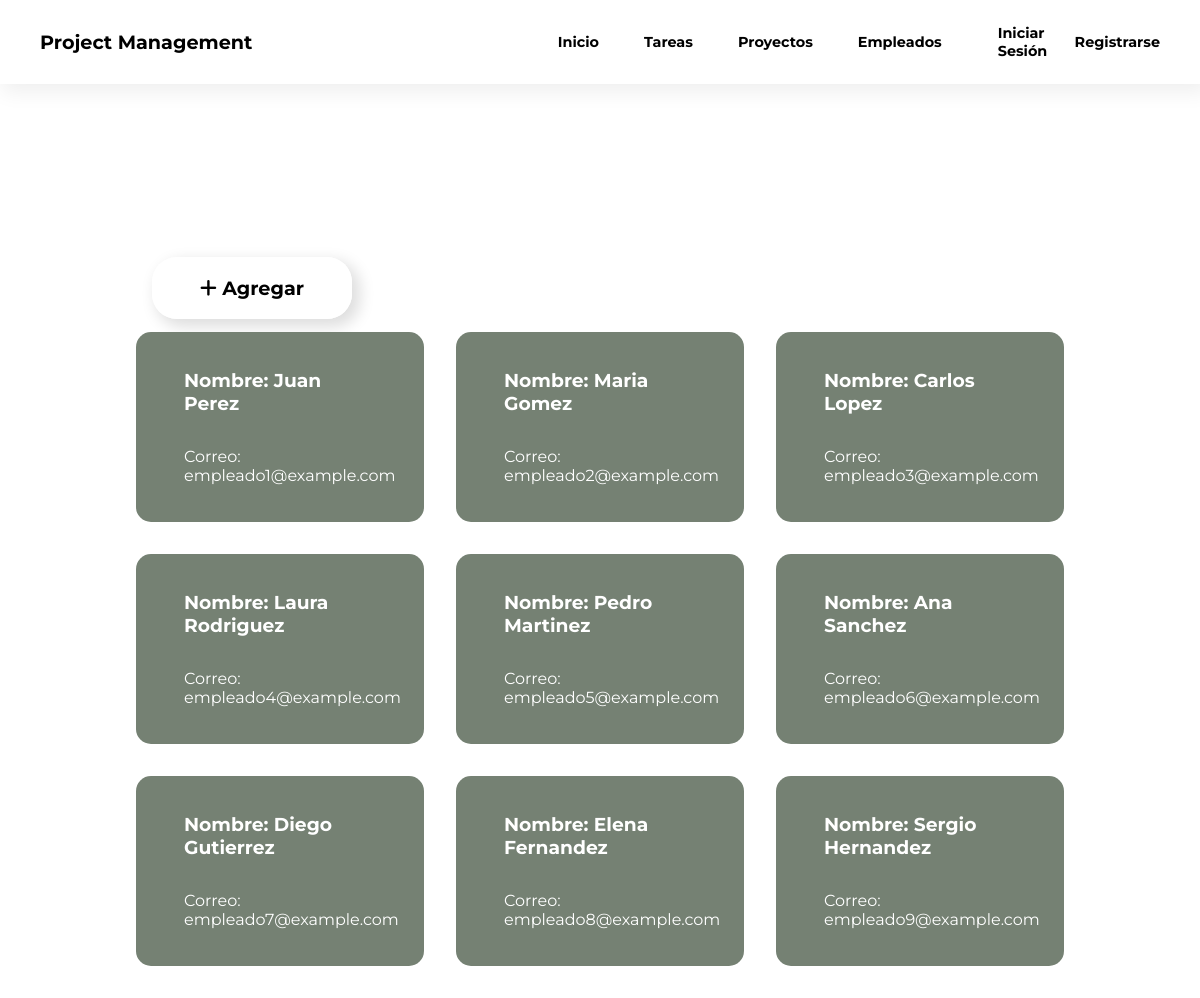
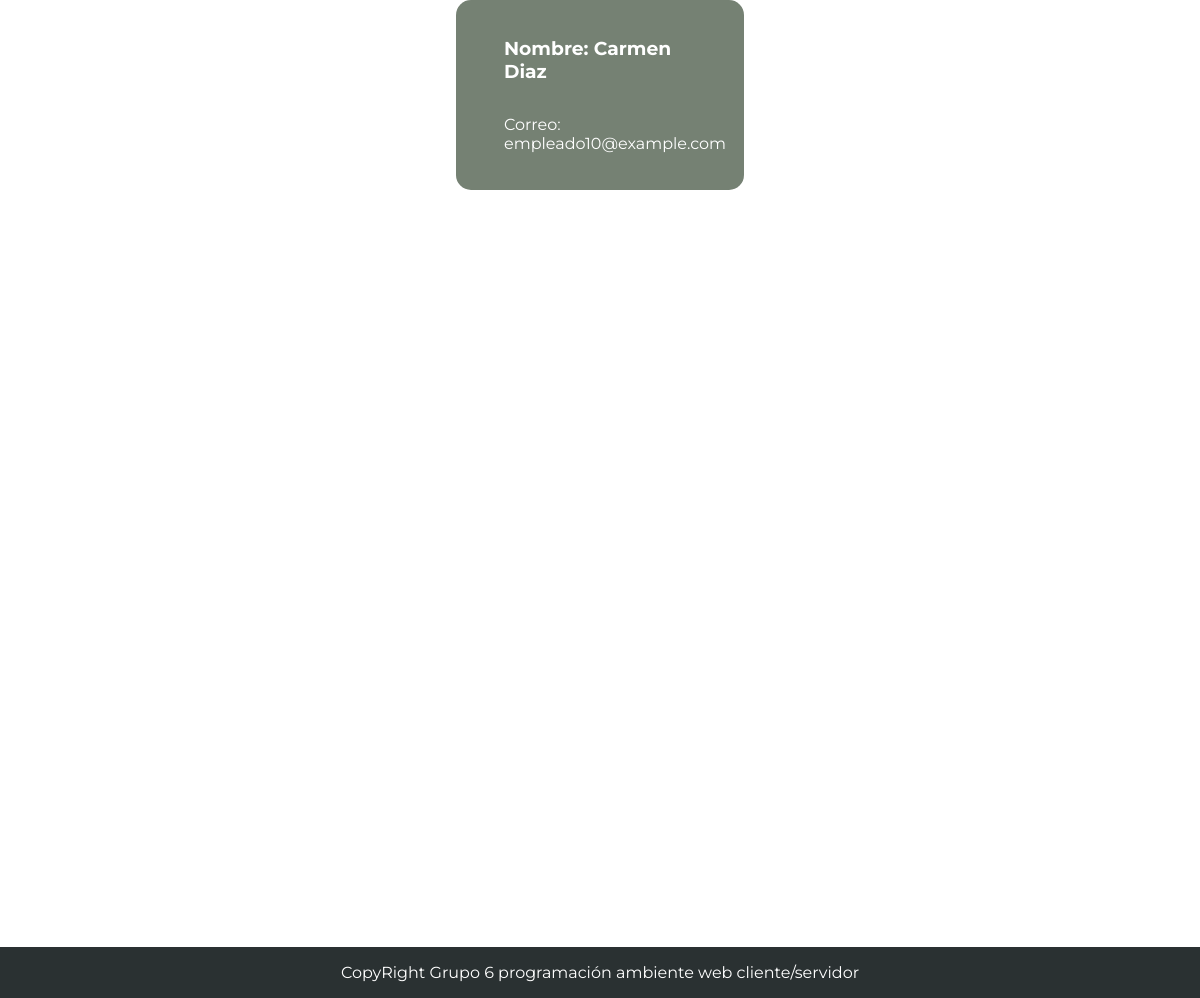
/Views/empleados, run on the app's committed database (2 pictures, top to bottom).
### tables this page shows
CREATE TABLE Empleados (
	id_empleado INT PRIMARY KEY AUTO_INCREMENT,
    correo VARCHAR(45),
    nombre VARCHAR(30),
    apellidos VARCHAR(40),
	activo BOOLEAN,
    fecha_registro DATETIME DEFAULT now()
);

### Models/empleadosModel.php (called while the page is built, shortened)
<?php
    class EmpleadoModel {
        public function ObtenerTodos() {
            $database = OpenDataBase();
            $result = $database->query("SELECT * FROM Empleados");
            $empleados = $result->fetch_all(MYSQLI_ASSOC);
            return $empleados;
        }
    }
?>

### Controllers/empleadosController.php (the view, shortened to what this page needs)
<?php
    include_once(MODELS_PATH . "/empleadosModel.php");
    $empleadoModel = new EmpleadoModel();
    function ObtenerTodos() {
        global $empleadoModel;
        $empleados = $empleadoModel->ObtenerTodos();
        for ($i = 0; $i < count($empleados); $i++) {
            echo '
            <div class="empleado">
                <h3>Nombre: ' . $empleados[$i]["nombre"] . " " . $empleados[$i]["apellidos"] . '</h3>
                <p>Correo: ' . $empleados[$i]["correo"] . '</p>
                <div class="opciones">
                    <a href="' . ROOT . "/Views/empleados?eliminar=" . $empleados[$i]["id_empleado"]  . '" class="delete-empleado">
                        <i class="fa-solid fa-trash"></i>
                    </a>
                    <a href="' . ROOT . "/Views/empleados/agregarEmpleados.php?actualizar=" . $empleados[$i]["id_empleado"]  . '" class="edit-empleado">
                        <i class="fa-solid fa-pen-to-square"></i>
                    </a>
                </div>
            </div>';
        }
    }
?>

### Views/empleados/index.php (shortened to what this page needs)
<?php
    include(VIEWS_PATH . "/layout.php");
    include(CONTORLLERS_PATH . "/empleadosController.php");
 ?>
<!DOCTYPE html>
<html>
    <?php MostrarHead("Empleados")?>
    <body>
        <?php MostrarHeader()?>
        <div class="opciones-empleado">
            <a href="<?php  echo ROOT . "/Views/empleados/agregarEmpleados.php"?>">
                <i class="fa-solid fa-plus"></i>
                Agregar
            </a>
        </div>
        <div class="empleados-container">
            <?php  ObtenerTodos()?>
        </div>
        <?php MostrarFooter()?>
    </body>
</html>

### Views/layout.php (shortened to what this page needs)
<?php
    function MostrarHeader() {
        echo
        '
        <a class="hamburger-menu close">
            <i class="fa-solid fa-bars"></i>
        </a>
        <header class="header">
            <div class="header-container">
                <nav class="header-navbar">
                <ul class="header-navbar-list">
                        <li>
                            <a href="' .  ROOT . "/"  . '" class="">Project Management</a>
                        </li>
                        <li>
                            <a href="#" class="">Inicio</a>
                        </li>
                        <li>
                            <a href="#" class="">Tareas</a>
                        </li>
                        <li>
                            <a href="#" class="">Proyectos</a>
                        </li>
                        <li>
                            <a href="'. ROOT . '/Views/empleados' . '" class="">Empleados</a>
                        </li>
                    </ul>
                    <ul class="sign-in-up">
                        <li>
                            <a href="">Iniciar Sesión</a>
                        </li>
                        <li>
                            <a href="">Registrarse</a>
                        </li>
                    </ul>
                </nav>
            </div>
        </header>
        ';
    }
    function MostrarHead($title) {
        echo '
            <head>
                <meta charset="UTF-8">
                <meta name="viewport" content="width=device-width, initial-scale=1.0">
                <link href="'. ROOT . "/styles/main.css" . '" rel="stylesheet">
                <script src="https://kit.fontawesome.com/686814a22f.js"></script>
                <title>' . $title . '</title>
            </head>';
    }
    function MostrarFooter() {
        echo '
            <footer>
                <p>CopyRight Grupo 6 programación ambiente web cliente/servidor</p>
            </footer>
        ';
    }
?>

### styles/main.css (style rules this page uses)
:root { --blue: #3454D1; --wine: #69353F; --green: #758173; --bittersweets: #F87060; --success: #28a745; --info: #17a2b8; --warning: #ffc107; --danger: #ff1919; --font-family: "Montserrat", "Roboto", sans-serif; }
* { padding: 0; margin: 0; box-sizing: border-box; font-family: var(--font-family); }
a { text-decoration: none; color: #000; font-weight: bold; }
ul li { font-weight: bold; font-size: .9rem; position: relative; }
.header-navbar-list li:not(:first-child):after, .sign-in-up li::after { content: ""; position: absolute; width: 100%; height: 1.5px; background-color: var(--wine); bottom: -3px; left: 0; transform: scaleX(0); transform-origin: center; transition: transform .5s ease-in-out; }
.header-container { padding: 1.5em 2.5em; box-shadow: 5px 5px 20px 3px #0001; display: flex; align-items: center; justify-content: center; margin-bottom: 10rem; }
.header-navbar, .header-navbar-list, .sign-in-up { display: flex; justify-content: center; align-items: center; gap: 5%; width: 100%; }
.header-navbar-list, .sign-in-up { list-style: none; }
.sign-in-up { width: 18%; }
.header-navbar-list li:first-child { margin-right: auto; font-size: 1.2rem; }
footer { width: 100%; color: #fff; text-align: center; background-color: #2a3132; padding: 1rem; }
.empleados-container, .usuarios-container { display: flex; align-items: center; justify-content: center; margin: 0 auto; margin-bottom: 47.3rem; width: 80%; flex-wrap: wrap; min-height: 20.6vh; gap: 2rem; }
.empleado, .usuario { min-width: 280px; padding: 2em 3em; width: 30%; min-height: 190px; display: flex; align-items: flex-start; justify-content: center; gap: 2rem; flex-direction: column; background: var(--green); color: #fff; border-radius: 15px; position: relative; }
.opciones-empleado { width: 80%; margin: 0 auto; padding: 2rem; }
.opciones-empleado a { background-color: #fff; padding: 1em 2.5em; color: #000; border-radius: 25px; font-size: 1.2rem; box-shadow: inset 0 0 0 #0000, 6px 6px 15px 2px #0002; transition: all .3s ease-in; }

### data on the page
empleados: nombre "Juan", apellidos "Perez", correo "empleado1@example.com"
empleados: nombre "Maria", apellidos "Gomez", correo "empleado2@example.com"
empleados: nombre "Carlos", apellidos "Lopez", correo "empleado3@example.com"
empleados: nombre "Laura", apellidos "Rodriguez", correo "empleado4@example.com"
empleados: nombre "Pedro", apellidos "Martinez", correo "empleado5@example.com"
empleados: nombre "Ana", apellidos "Sanchez", correo "empleado6@example.com"
empleados: nombre "Diego", apellidos "Gutierrez", correo "empleado7@example.com"
empleados: nombre "Elena", apellidos "Fernandez", correo "empleado8@example.com"
empleados: nombre "Sergio", apellidos "Hernandez", correo "empleado9@example.com"
empleados: nombre "Carmen", apellidos "Diaz", correo "empleado10@example.com"
